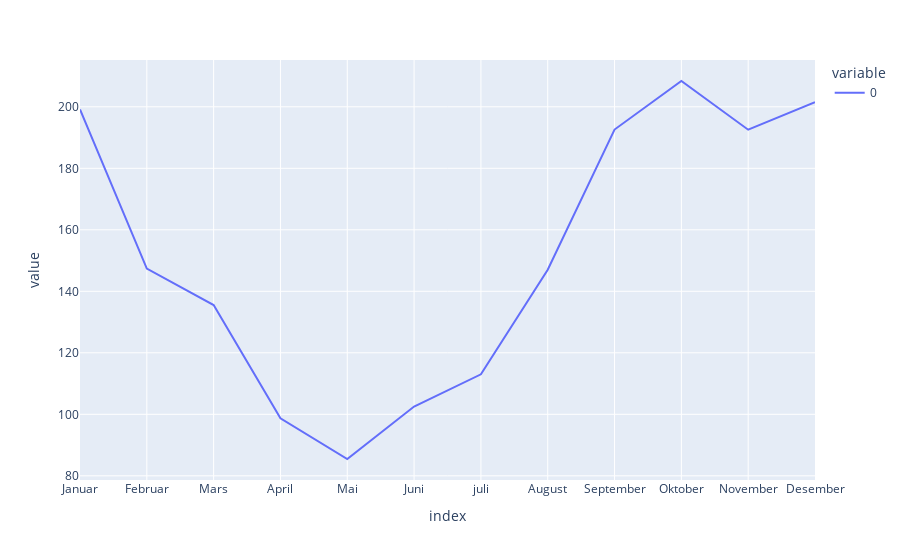

Notebook code for this chart:
### Code cell
fig2 = px.line(data.mean())
fig2.show()

### Figure 1 — Plotly figure (JSON) as saved in the notebook; plotly's stock layout.template omitted (floating-point values rounded to 4 significant figures)
{"data": [{"hovertemplate": "variable=0<br>index=%{x}<br>value=%{y}<extra></extra>", "legendgroup": "0", "line": {"color": "#636efa", "dash": "solid"}, "marker": {"symbol": "circle"}, "mode": "lines", "name": "0", "orientation": "v", "showlegend": true, "type": "scatter", "visible": true, "x": ["Januar", "Februar", "Mars", "April", "Mai", "Juni", "juli", "August", "September", "Oktober", "November", "Desember"], "xaxis": "x", "y": [199.2, 147.4, 135.5, 98.69, 85.47, 102.5, 113.0, 147.0, 192.6, 208.4, 192.6, 201.5], "yaxis": "y"}], "layout": {"autosize": true, "legend": {"title": {"text": "variable"}, "tracegroupgap": 0}, "margin": {"t": 60}, "xaxis": {"anchor": "y", "autorange": true, "domain": [0, 1], "range": [0, 11], "title": {"text": "index"}, "type": "category"}, "yaxis": {"anchor": "x", "autorange": true, "domain": [0, 1], "range": [78.64, 215.2], "title": {"text": "value"}, "type": "linear"}}}
